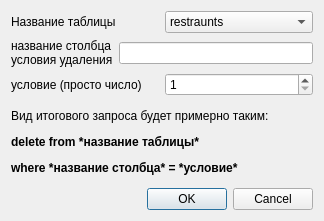
<?xml version="1.0" encoding="UTF-8"?>
<ui version="4.0">
 <class>Dialog</class>
 <widget class="QDialog" name="Dialog">
  <property name="geometry">
   <rect>
    <x>0</x>
    <y>0</y>
    <width>324</width>
    <height>221</height>
   </rect>
  </property>
  <property name="windowTitle">
   <string>Удаление данных из таблиц</string>
  </property>
  <layout class="QGridLayout" name="gridLayout">
   <item row="4" column="0">
    <widget class="QDialogButtonBox" name="buttonBox">
     <property name="orientation">
      <enum>Qt::Orientation::Horizontal</enum>
     </property>
     <property name="standardButtons">
      <set>QDialogButtonBox::StandardButton::Cancel|QDialogButtonBox::StandardButton::Ok</set>
     </property>
    </widget>
   </item>
   <item row="2" column="0">
    <layout class="QHBoxLayout" name="horizontalLayout_3">
     <item>
      <widget class="QLabel" name="label_3">
       <property name="text">
        <string>условие (просто число)</string>
       </property>
       <property name="wordWrap">
        <bool>true</bool>
       </property>
      </widget>
     </item>
     <item>
      <widget class="QSpinBox" name="spinBox">
       <property name="minimum">
        <number>1</number>
       </property>
       <property name="maximum">
        <number>500000</number>
       </property>
      </widget>
     </item>
    </layout>
   </item>
   <item row="0" column="0">
    <layout class="QHBoxLayout" name="horizontalLayout">
     <item>
      <widget class="QLabel" name="label">
       <property name="text">
        <string>Название таблицы</string>
       </property>
       <property name="wordWrap">
        <bool>true</bool>
       </property>
      </widget>
     </item>
     <item>
      <widget class="QComboBox" name="comboBox">
       <item>
        <property name="text">
         <string>restraunts</string>
        </property>
       </item>
       <item>
        <property name="text">
         <string>menu</string>
        </property>
       </item>
       <item>
        <property name="text">
         <string>rate</string>
        </property>
       </item>
      </widget>
     </item>
    </layout>
   </item>
   <item row="1" column="0">
    <layout class="QHBoxLayout" name="horizontalLayout_2">
     <item>
      <widget class="QLabel" name="label_2">
       <property name="text">
        <string>название столбца условия удаления</string>
       </property>
       <property name="wordWrap">
        <bool>true</bool>
       </property>
      </widget>
     </item>
     <item>
      <widget class="QLineEdit" name="lineEdit"/>
     </item>
    </layout>
   </item>
   <item row="3" column="0">
    <widget class="QLabel" name="label_4">
     <property name="text">
      <string>&lt;html&gt;&lt;head/&gt;&lt;body&gt;&lt;p&gt;Вид итогового запроса будет примерно таким: &lt;/p&gt;&lt;p&gt;&lt;span style=&quot; font-weight:700;&quot;&gt;delete from *название таблицы*&lt;/span&gt;&lt;/p&gt;&lt;p&gt;&lt;span style=&quot; font-weight:700;&quot;&gt;where *название столбца* = *условие*&lt;/span&gt;&lt;/p&gt;&lt;/body&gt;&lt;/html&gt;</string>
     </property>
     <property name="wordWrap">
      <bool>true</bool>
     </property>
    </widget>
   </item>
  </layout>
 </widget>
 <resources/>
 <connections>
  <connection>
   <sender>buttonBox</sender>
   <signal>accepted()</signal>
   <receiver>Dialog</receiver>
   <slot>accept()</slot>
   <hints>
    <hint type="sourcelabel">
     <x>248</x>
     <y>254</y>
    </hint>
    <hint type="destinationlabel">
     <x>157</x>
     <y>274</y>
    </hint>
   </hints>
  </connection>
  <connection>
   <sender>buttonBox</sender>
   <signal>rejected()</signal>
   <receiver>Dialog</receiver>
   <slot>reject()</slot>
   <hints>
    <hint type="sourcelabel">
     <x>316</x>
     <y>260</y>
    </hint>
    <hint type="destinationlabel">
     <x>286</x>
     <y>274</y>
    </hint>
   </hints>
  </connection>
 </connections>
</ui>
